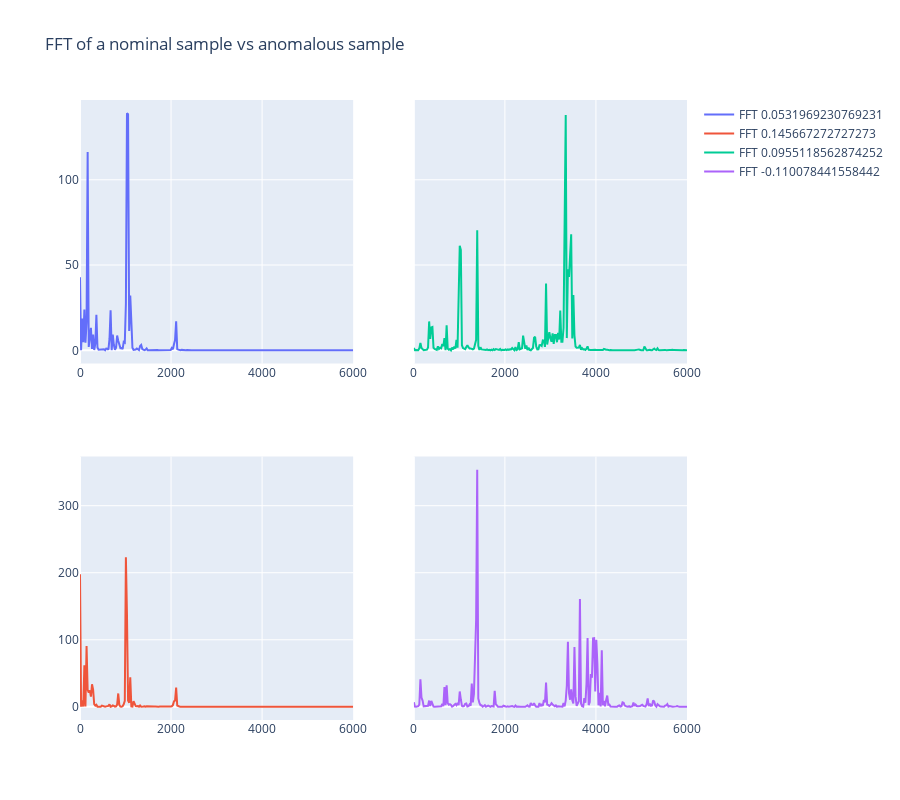

Notebook cell for this chart:
### Code cell
fig = make_subplots(rows=2, cols=2, shared_yaxes=True)

for i, c in enumerate(nominal_sample.columns):
    # Remove the mean
    # signal = nominal_sample.loc[:, c] - np.mean(nominal_sample.loc[:, c])
    signal = nominal_sample.loc[:, c]
    
    # Compute the FFT without square (we cannot do it later with HE)
    fft = abs(np.fft.rfft(signal)) ** 2
    x = np.fft.rfftfreq(len(signal)) * SAMPLING_FREQ

    fig.append_trace(go.Scatter(x=x, y=fft, name=f'FFT {c}'), row=i+1, col=1)
    
for i, c in enumerate(anomalous_sample.columns):
    # Remove the mean
    # signal = anomalous_sample.loc[:, c] - np.mean(anomalous_sample.loc[:, c])
    signal = anomalous_sample.loc[:, c]
    
    # Compute the FFT without square (we cannot do it later with HE)
    fft = abs(np.fft.rfft(signal)) ** 2
    x = np.fft.rfftfreq(len(signal)) * SAMPLING_FREQ

    fig.append_trace(go.Scatter(x=x, y=fft, name=f'FFT {c}'), row=i+1, col=2)

fig.update_layout(height=800, title_text=f"FFT of a nominal sample vs anomalous sample")
fig.show()

### Figure 1 — Plotly figure (JSON) as saved in the notebook; plotly's stock layout.template omitted (floating-point values rounded to 4 significant figures; data arrays with more than 128 entries replaced by an {"elided": "..."} marker saying what was removed)
{"data": [{"name": "FFT 0.0531969230769231", "type": "scatter", "x": {"elided": "251 float values"}, "xaxis": "x", "y": {"elided": "251 float values"}, "yaxis": "y"}, {"name": "FFT 0.145667272727273", "type": "scatter", "x": {"elided": "251 float values"}, "xaxis": "x3", "y": {"elided": "251 float values"}, "yaxis": "y3"}, {"name": "FFT 0.0955118562874252", "type": "scatter", "x": {"elided": "251 float values"}, "xaxis": "x2", "y": {"elided": "251 float values"}, "yaxis": "y2"}, {"name": "FFT -0.110078441558442", "type": "scatter", "x": {"elided": "251 float values"}, "xaxis": "x4", "y": {"elided": "251 float values"}, "yaxis": "y4"}], "layout": {"height": 800, "title": {"text": "FFT of a nominal sample vs anomalous sample"}, "xaxis": {"anchor": "y", "domain": [0, 0.45]}, "xaxis2": {"anchor": "y2", "domain": [0.55, 1]}, "xaxis3": {"anchor": "y3", "domain": [0, 0.45]}, "xaxis4": {"anchor": "y4", "domain": [0.55, 1]}, "yaxis": {"anchor": "x", "domain": [0.575, 1]}, "yaxis2": {"anchor": "x2", "domain": [0.575, 1], "matches": "y", "showticklabels": false}, "yaxis3": {"anchor": "x3", "domain": [0, 0.425]}, "yaxis4": {"anchor": "x4", "domain": [0, 0.425], "matches": "y3", "showticklabels": false}}}
